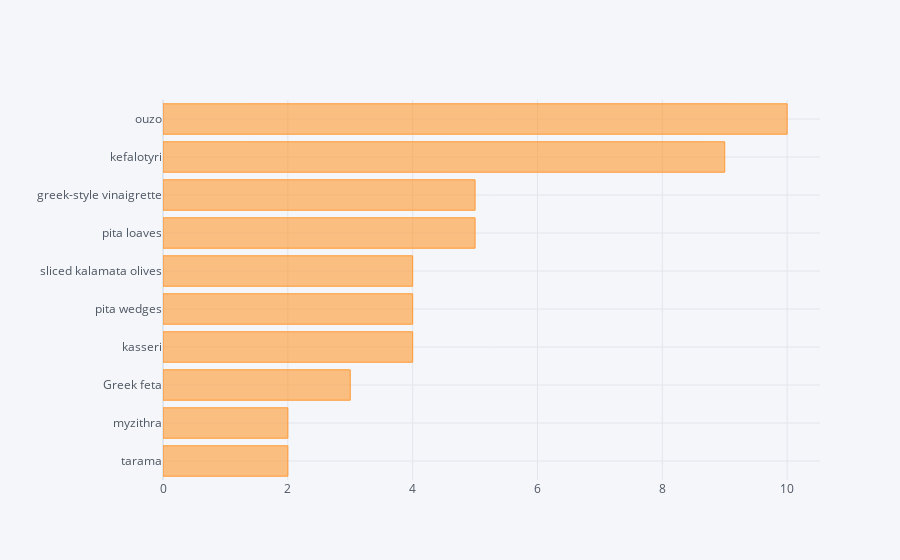

The notebook cell saved with this chart:
### Code cell
plot_unique_ingredients('greek', 10, all_unique_ingredients)

### Figure 1 — Plotly figure (JSON) as saved in the notebook; plotly's stock layout.template omitted (floating-point values rounded to 4 significant figures)
{"data": [{"marker": {"color": "rgba(255, 153, 51, 0.6)", "line": {"color": "rgba(255, 153, 51, 1.0)", "width": 1}}, "name": "count", "orientation": "h", "text": "", "type": "bar", "x": [2, 2, 3, 4, 4, 4, 5, 5, 9, 10], "y": ["tarama", "myzithra", "Greek feta", "kasseri", "pita wedges", "sliced kalamata olives", "pita loaves", "greek-style vinaigrette", "kefalotyri", "ouzo"]}], "layout": {"legend": {"bgcolor": "#F5F6F9", "font": {"color": "#4D5663"}}, "paper_bgcolor": "#F5F6F9", "plot_bgcolor": "#F5F6F9", "title": {"font": {"color": "#4D5663"}}, "xaxis": {"gridcolor": "#E1E5ED", "showgrid": true, "tickfont": {"color": "#4D5663"}, "title": {"font": {"color": "#4D5663"}, "text": ""}, "zerolinecolor": "#E1E5ED"}, "yaxis": {"gridcolor": "#E1E5ED", "showgrid": true, "tickfont": {"color": "#4D5663"}, "title": {"font": {"color": "#4D5663"}, "text": ""}, "zerolinecolor": "#E1E5ED"}}}
